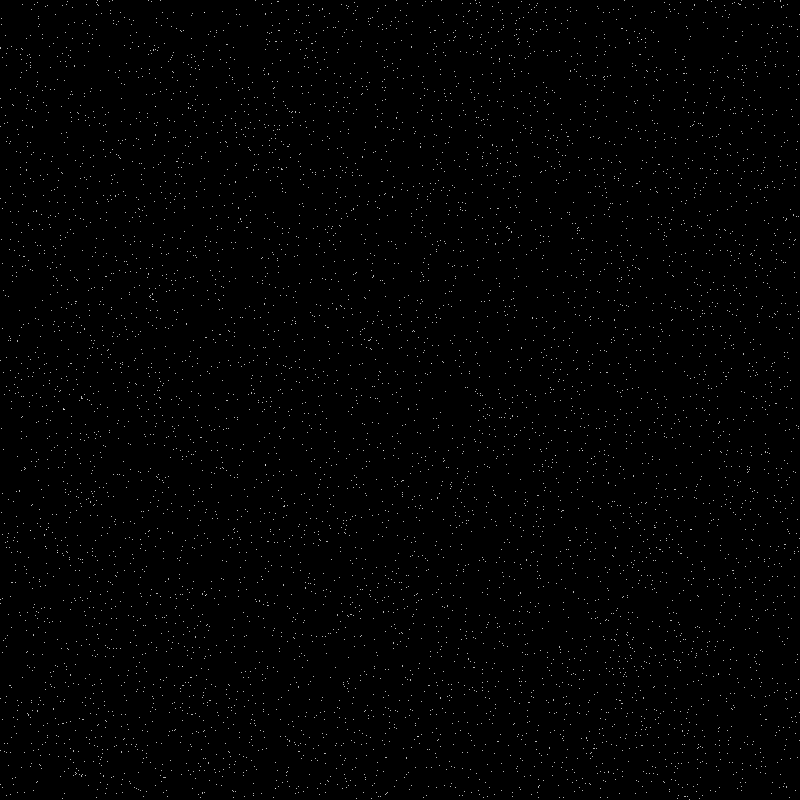
Frame 1 (no input)
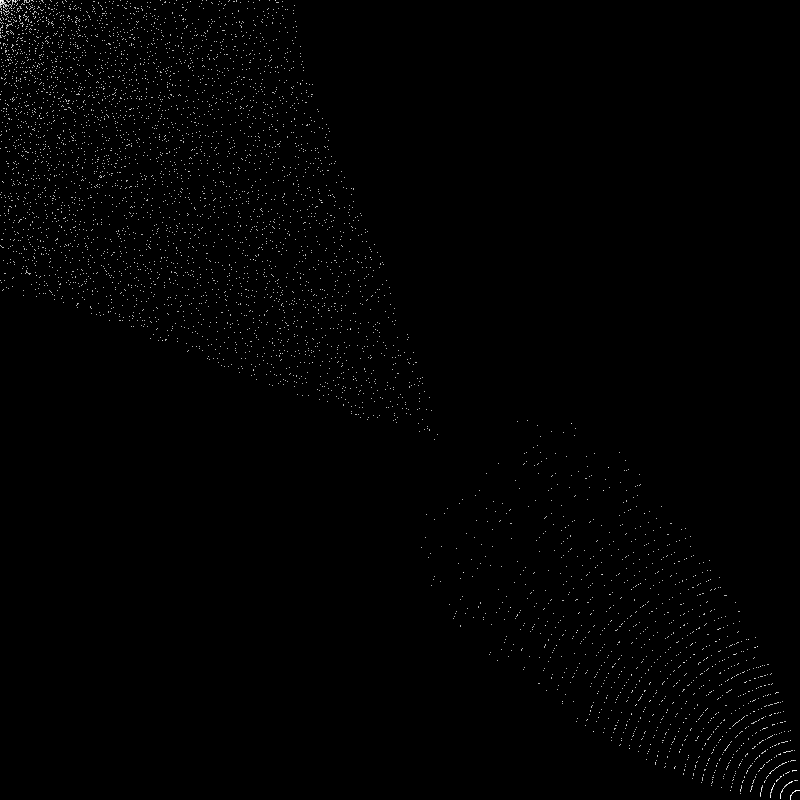
Frame 60 (the mouse pressed at the canvas centre just before this capture)
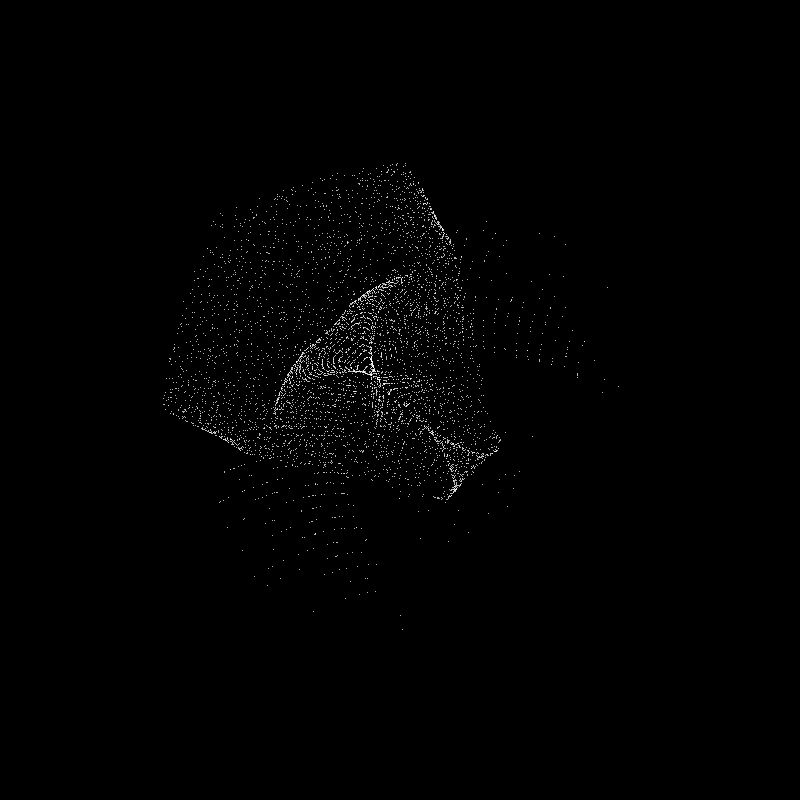
Frame 120 (the mouse held since frame 60 and released just before this capture)

The Processing sketch that drew these frames (run headless with seeded random() and noise(); from frame 60 on, the mouse is pressed at the canvas centre):

// Processing sketch: sketch140539
// ── sketch140539.pde
/* OpenProcessing Tweak of *@*http://www.openprocessing.org/sketch/140539*@* */
/* !do not delete the line above, required for linking your tweak if you upload again */
int n = 7000;      // number of agents 
float s = 10.0; // maximum agent velocity

int count = 0; 

Agent[] agents =  new Agent[n]; 

// Setup

void setup() { 
  size(800, 800); 
  noFill(); 
  stroke(255); 
  
  for (int i = 0; i < agents.length; i++) { 
    agents[i] = new Agent();  
  }
} 

// Draw

void draw() { 

  background(0); 

  // calling functions of all of the objects in the array 
  for (int i = 0; i < agents.length; i++) { 
    agents[i].update(); 
    agents[i].edges(); 
    agents[i].display();  
  } 
} 

// Class

class Agent { 

  PVector loc; // location
  PVector vel; // velocity
  PVector acc; // acceleration
  float speed; // speed

  Agent() { 
    loc = new PVector(random(0, width), random(0, height)); 
    vel = new PVector(0, 0); 
    speed = s; 
  } 
  
  void update() { 

    PVector mouse = new PVector(mouseX, mouseY); 
    PVector dir = PVector.sub(mouse, loc);   
    dir.normalize();   //process that changes the range of pixel intensity values                      
    dir.mult(0.5);                          
    acc = dir;                               

    vel.add(acc); 
    vel.limit(speed); 
    loc.add(vel); 
  } 

  void edges() { 

    if (loc.x > width) { 
      loc.x = 0; 
    } else if (loc.x < 0) { 
      loc.x = width; 
    } 

    if (loc.y > height) {
      loc.y = 0; 
    }  else if (loc.y < 0) { 
      loc.y = height; 
    } 
  } 

  void display() { 
    point(loc.x, loc.y); 
  } 
} 
